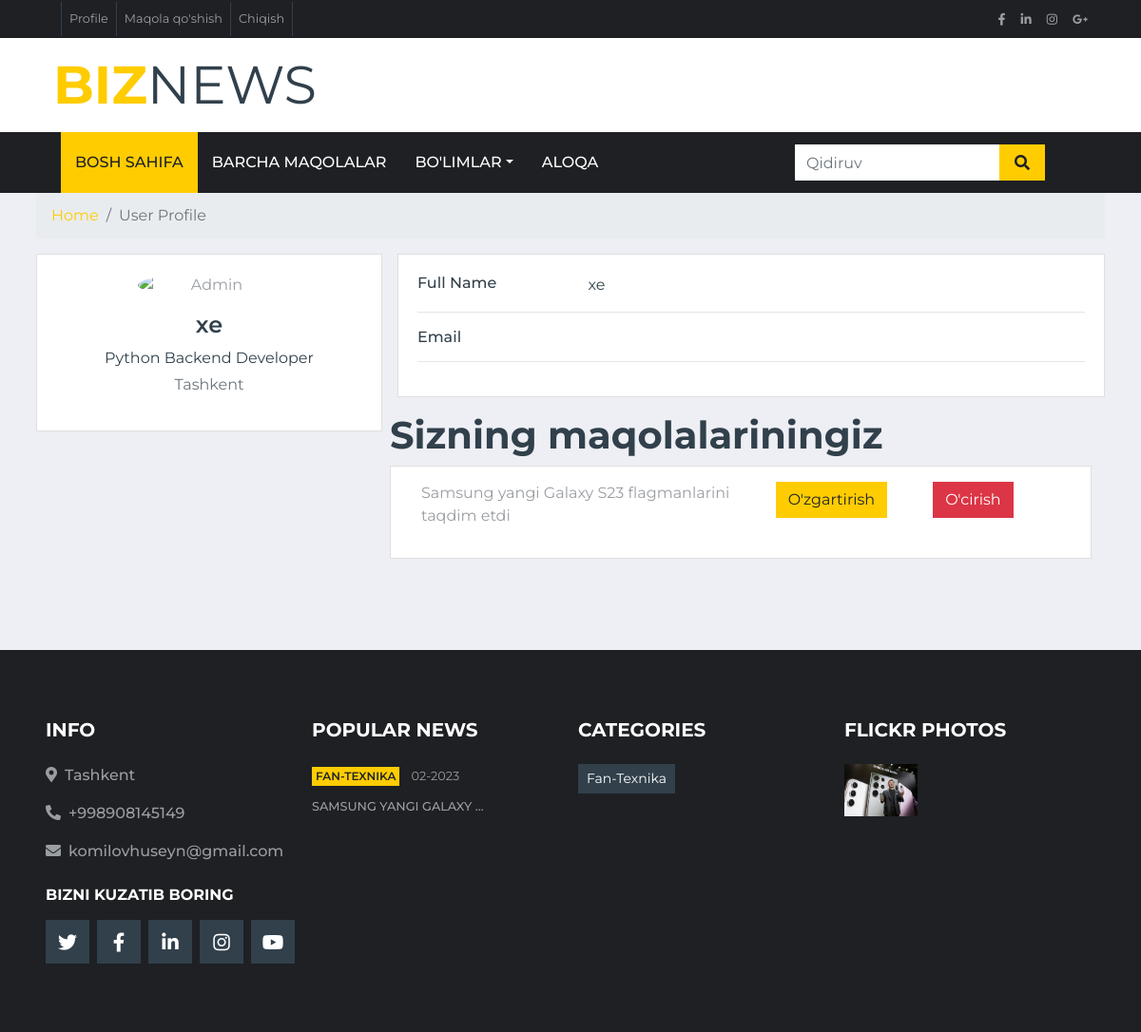
The app's page /accounts/profile/1/ (signed in), older data.
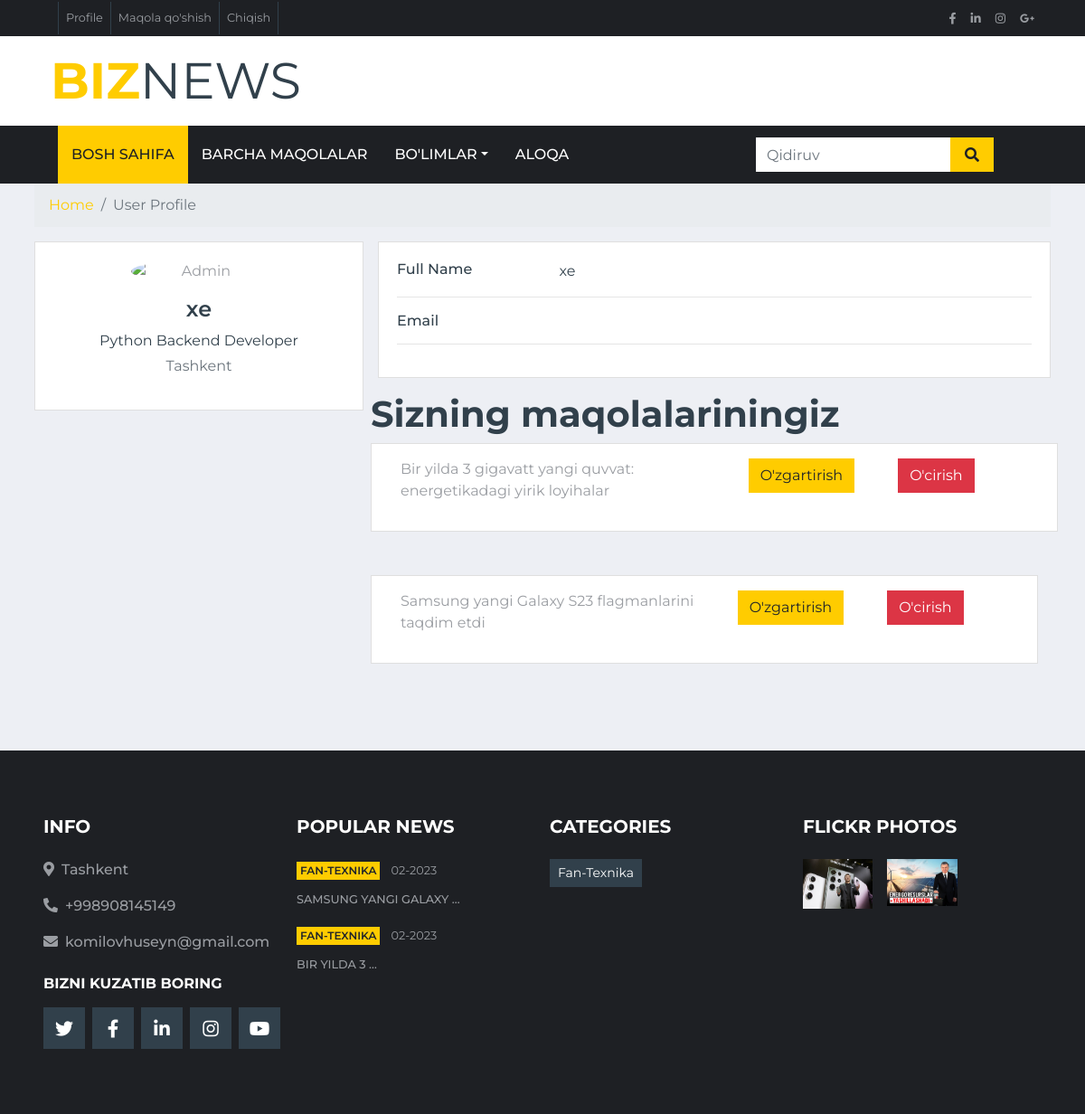
The same page, newer data.
### posts/models.py (models this page shows, shortened)
class PostArticles(models.Model):
    title = models.CharField(max_length=300, verbose_name="Maqola sarlavhasi")
    content = models.TextField(verbose_name="Maqola matni")
    photo = models.ImageField(upload_to='photo/', blank=True, null=True, verbose_name="Maqola rasmi")
    watched = models.IntegerField(default=0, verbose_name="Ko'rishlar soni")
    created_ad = models.DateTimeField(auto_now_add=True, verbose_name="Maqola yaratilgan vaqti")
    update_ad = models.DateTimeField(auto_now=True, verbose_name="Tahrirlangan vaqti")
    is_published = models.BooleanField(default=True, verbose_name="Saytga qo'yishga ruxsat borligi")
    category = models.ForeignKey(CategoryPosts, on_delete=models.CASCADE, verbose_name="Maqola kategoriyasi")
    author = models.ForeignKey(User, default=None, null=True, on_delete=models.CASCADE, verbose_name="Muxarrir")
    class Meta:
        verbose_name = "Maqola"
        verbose_name_plural = "Maqolalar"

class CategoryPosts(models.Model):
    title = models.CharField(max_length=150, verbose_name="Maqola kategoriyasi", unique=True)
    def __str__(self):
        return self.title
    class Meta:
        verbose_name = "Maqola kategoriyasi"
        verbose_name_plural = "Maqolalar kategoriyalari"

### accounts/views.py (the view)
# urls.py: path('profile/<int:user_id>/', profile, name="profile"),
@login_required()
def profile(request, user_id):
    user = User.objects.get(pk=user_id)
    articles = PostArticles.objects.filter(author=user)
    context = {
        "title": "Sizning profileningiz",
        "users": user,
        "articles": articles.order_by('-pk')
    }
    return render(request, 'accounts/profile.html', context)

### posts/templatetags/posts_tags.py (called while the page is built)
@register.simple_tag()
def posts_tags():
    return CategoryPosts.objects.all()

@register.simple_tag()
def posts_article_slider():
    article = PostArticles.objects.filter(is_published=True).select_related(
        'category')
    return article[:4]

### accounts/templates/accounts/profile.html (shortened to what this page needs)
{% extends 'base.html' %}
{% block main %}
<div class="container">
    <div class="main-body">
        <nav aria-label="breadcrumb" class="main-breadcrumb">
            <ol class="breadcrumb">
                <li class="breadcrumb-item"><a href="{% url 'index' %}">Home</a></li>
                <li class="breadcrumb-item active" aria-current="page">User Profile</li>
            </ol>
        </nav>
        <div class="row gutters-sm">
            <div class="col-md-4 mb-3">
                <div class="card">
                    <div class="card-body">
                        <div class="d-flex flex-column align-items-center text-center">
                            <img src="https://bootdey.com/img/Content/avatar/avatar7.png" alt="Admin"
                                class="rounded-circle" width="150">
                            <div class="mt-3">
                                <h4>{{ user.username }}</h4>
                                <p class="text-secondary mb-1">Python Backend Developer</p>
                                <p class="text-muted font-size-sm">Tashkent</p>
                            </div>
                        </div>
                    </div>
                </div>
            </div>
            <div class="col-md-8">
                <div class="card mb-3">
                    <div class="card-body">
                        <div class="row">
                            <div class="col-sm-3">
                                <h6 class="mb-0">Full Name</h6>
                            </div>
                            <div class="col-sm-9 text-secondary">
                                {{ user.username }}
                            </div>
                        </div>
                        <hr>
                        <div class="row">
                            <div class="col-sm-3">
                                <h6 class="mb-0">Email</h6>
                            </div>
                            <div class="col-sm-9 text-secondary">
                            </div>
                        </div>
                        <hr>
                    </div>
                </div>
                <div class="row gutters-sm">
                    {% if request.user.is_staff or request.is_superuser %}
                    <h1>Sizning maqolalariningiz</h1>
                    {% for article in articles %}
                    <div class="card p-3 mb-5">
                        <div class="col-lg-10">
                            <div class="d-flex justify-content-between">
                                <div class="col-lg-8">
                                    <p>{{ article.title }}</p>
                                </div>
                                <div class="d-flex justify-content-between">
                                    <div class="mr-5">
                                        <a href="{% url 'update' article.pk %}" class="btn btn-primary">O'zgartirish</a>
                                    </div>
                                    <div>
                                        <a href="{% url 'delete' article.pk %}" class="btn btn-danger">O'cirish</a>
                                    </div>
                                </div>
                            </div>
                        </div>
                    </div>
                    {% endfor %}
                    {% endif %}
                </div>
            </div>
        </div>
    </div>
</div>
{% endblock main %}

### templates/components/_footer.html (shortened to what this page needs)
{% load posts_tags %}
{% block footer %}
<div class="container-fluid bg-dark pt-5 px-sm-3 px-md-5 mt-5">
    <div class="row py-4">
        <div class="col-lg-3 col-md-6 mb-5">
            <h5 class="mb-4 text-white text-uppercase font-weight-bold">Info</h5>
            <p class="font-weight-medium"><i class="fa fa-map-marker-alt mr-2"></i>Tashkent</p>
            <p class="font-weight-medium"><i class="fa fa-phone-alt mr-2"></i>+998908145149</p>
            <p class="font-weight-medium"><i class="fa fa-envelope mr-2"></i>komilovhuseyn@gmail.com</p>
            <h6 class="mt-4 mb-3 text-white text-uppercase font-weight-bold">Bizni kuzatib boring</h6>
            <div class="d-flex justify-content-start">
                <a class="btn btn-lg btn-secondary btn-lg-square mr-2" href="#"><i class="fab fa-twitter"></i></a>
                <a class="btn btn-lg btn-secondary btn-lg-square mr-2" href="#"><i class="fab fa-facebook-f"></i></a>
                <a class="btn btn-lg btn-secondary btn-lg-square mr-2" href="#"><i class="fab fa-linkedin-in"></i></a>
                <a class="btn btn-lg btn-secondary btn-lg-square mr-2" href="#"><i class="fab fa-instagram"></i></a>
                <a class="btn btn-lg btn-secondary btn-lg-square" href="#"><i class="fab fa-youtube"></i></a>
            </div>
        </div>
        <div class="col-lg-3 col-md-6 mb-5">
            <h5 class="mb-4 text-white text-uppercase font-weight-bold">Popular News</h5>
            {% posts_article_slider as articles %}
            {% for article in articles %}
            <div class="mb-3">
                <div class="mb-2">
                    <a class="badge badge-primary text-uppercase font-weight-semi-bold p-1 mr-2"
                    href="{% url 'category_filter' article.category %}">{{ article.category }}</a>
                    <a class="text-body" href=""><small>{{ article.created_ad|date:"m-o" }}</small></a>
                </div>
                <a class="small text-body text-uppercase font-weight-medium"
                href="{% url 'article_details' article.pk %}">{{ article.title|truncatewords:3 }}</a>
            </div>
            {% endfor %}
        </div>
        <div class="col-lg-3 col-md-6 mb-5">
            <h5 class="mb-4 text-white text-uppercase font-weight-bold">Categories</h5>
            <div class="m-n1">
                {% posts_tags as posts %}
                {% for post in posts %}
                <a href="{% url 'category_filter' post.title %}" class="btn btn-sm btn-secondary m-1">
                    {{ post.title }}</a>
                {% endfor %}
            </div>
        </div>
        <div class="col-lg-3 col-md-6 mb-5">
            <h5 class="mb-4 text-white text-uppercase font-weight-bold">Flickr Photos</h5>
            <div class="row">
                {% for article in articles %}
                {% if article.photo %}
                <div class="col-4 mb-3">
                    <a href=""><img class="w-100" src="{{ article.photo.url }}" alt=""></a>
                </div>
                {% endif %}
                {% endfor %}
            </div>
        </div>
    </div>
</div>
{% endblock footer %}

Row changes from the older to the newer data that the page shows:
added PostArticles: title "Bir yilda 3 gigavatt yangi quvvat: energetikadagi yirik loyihalar", category "FAN-TEXNIKA", created_ad "02-2023", title "BIR YILDA 3 …", photo (picture)
